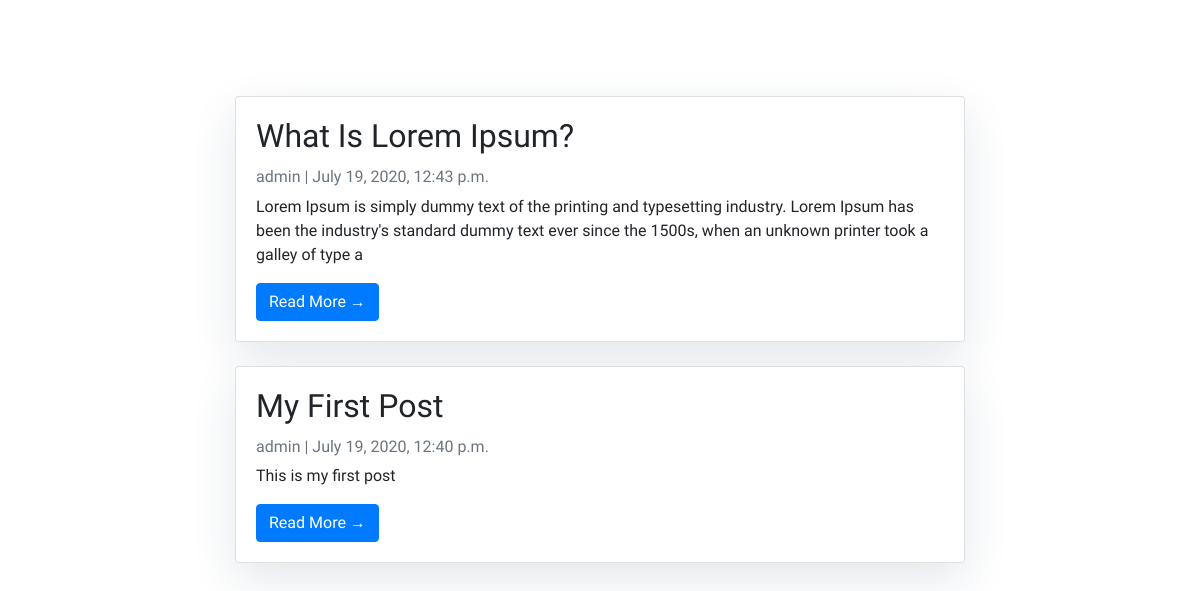
Page /blog on the committed database.
### blog/models.py (models this page shows, shortened)
class Post(models.Model):
    title = models.CharField(max_length=200, unique=True)
    slug = models.SlugField(max_length=200, unique=True)
    author = models.ForeignKey(User, on_delete=models.CASCADE, related_name='blog_posts')
    updated_on = models.DateTimeField(auto_now=True)
    content = models.TextField()
    created_on = models.DateTimeField(auto_now_add=True)
    status = models.IntegerField(choices=STATUS, default=0)
    class Meta:
        ordering = ['-created_on']

### blog/views.py (the view)
# urls.py: path('blog', PostList.as_view(), name='post_list'),
class PostList(generic.ListView):
    queryset = Post.objects.filter(status=1).order_by('-created_on')
    template_name = 'index.html'

### templates/index.html (shortened to what this page needs)
{% extends "base.html" %}
{% block content %}
<div class="container mx-auto">
  <div class="row blog-container">
    <div class="col-md-8 mt-3 left">
      {% for post in post_list %}
      <div class="card mb-4">
        <div class="card-body">
          <h2 class="card-title">{{ post.title|title }}</h2>
          <p class="card-text text-muted h6">
            {{ post.author }} | {{ post.created_on}}
          </p>
          <p class="card-text">{{post.content|slice:":200" }}</p>
          <a
            href="{% url 'blog:post_detail' post.slug  %}"
            class="btn btn-primary"
            >Read More &rarr;</a
          >
        </div>
      </div>
      {% endfor %}
    </div>
  </div>
</div>
{%endblock%}

### templates/base.html (shortened to what this page needs)
{% load static %}
<!DOCTYPE html>
<html>
    <head>
        <link href="{% static 'css/main.css' %}" rel="stylesheet" />
        <link rel="stylesheet" href="https://maxcdn.bootstrapcdn.com/bootstrap/4.0.0/css/bootstrap.min.css"
 />
    </head>
    <body class="home-body">
    <nav class="navbar navbar-expand-lg navbar-light custom-nav" id="mainNav">
      <div class="container-fluid main-nav-body">
        <div class="collapse navbar-collapse" id="navbarResponsive">
          <ul class="navbar-nav ml-auto">
            <li class="nav-item text-white">
              <a class="nav-link text-white" href="{% url 'blog:home' %}">Home</a>
            </li>
            <li class="nav-item text-white mx-5">
              <a class="nav-link text-white" href="{% url 'blog:post_list' %}">Blog</a>
            </li>
          </ul>
        </div>
      </div>
    </nav>
        {% block content %}{% endblock content %}
    </body>
</html>

### static/css/main.css (style rules this page uses)
.home-body { width: 100vw; height: 100vh; background-image: url("/static/img/backg.jpg"); background-position: center; background-repeat: no-repeat; background-size: cover; background-attachment: fixed; overflow-x: hidden; }
* { outline: none; }
.custom-nav { position: absolute !important; width: 100%; font-size: 22px; }
.main-nav-body { padding-right: 80px !important; }
.blog-container { justify-content: center; padding-top: 80px; }

### templates/base.html (style rules this page uses)
* { outline: none; }
body { font-family: 'IBM Plex Mono', monospace; font-family: 'Nanum Myeongjo', serif; font-size: 16px; background-color: white; }

### templates/index.html (style rules this page uses)
.card { box-shadow: 0 16px 48px #E3E7EB; }

### rows in the picture
Post: title "What Is Lorem Ipsum?", author "admin", created_on "July 19, 2020, 12:43 p.m.", content "Lorem Ipsum is simply dummy text of the printing and typesetting industry. Lorem Ipsum has been the industry's standard dummy text ever since the 1500s, when an unknown printer took a galley of type a"
Post: title "My First Post", author "admin", created_on "July 19, 2020, 12:40 p.m.", content "This is my first post"
